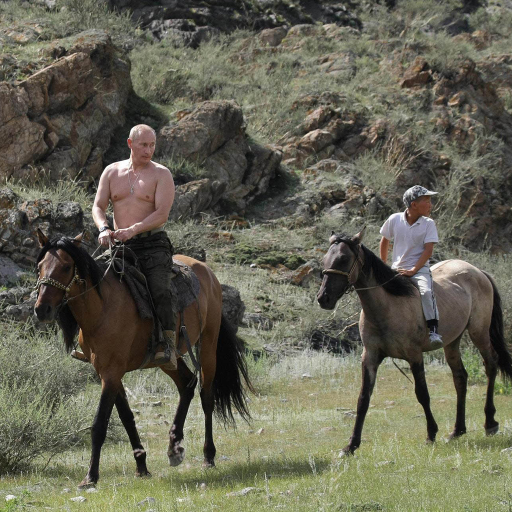
#> input picture post_process/Original/0.jpg, 1024 x 1024 px (shown at 1/2 size); its folder holds only this picture in this run
$ jupyter execute --allow-errors post_process.ipynb
#> lines starting #> are read from the running program, lines starting #| are printed output that depends on the picture
#> further down, ori is the input picture: PIL image 1024x1024 RGB; mean R, G, B 100.7, 99.3, 83.3
#> `extracted = cv2.resize(extracted, dim)`:
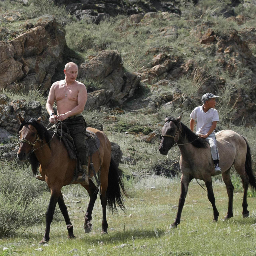
#> extracted: shape (256, 256, 3); mean R, G, B 100.8, 99.4, 83.4
[cell 1]
import PIL
from PIL import Image
import numpy as np
import cv2
dim = (256,256)
#> (the rest of this cell did not finish here and is left out)
